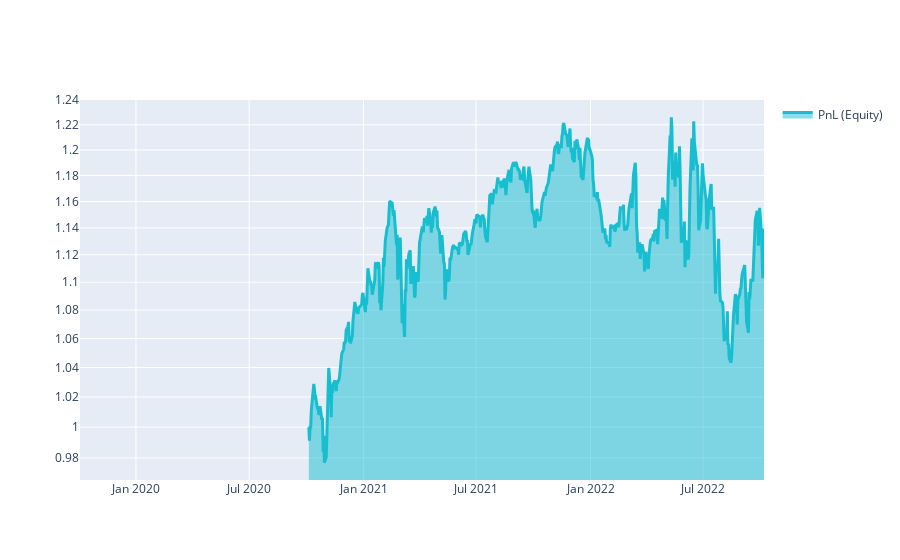

Notebook code for this chart:
### Markdown cell above
# Q18 Quick Start

This template shows you the basic steps for taking part to the **Q18 NASDAQ-100 Stock Long-Short contest**.

### Code cell
import xarray as xr

import qnt.ta as qnta
import qnt.data as qndata
import qnt.output as qnout
import qnt.stats as qns

data = qndata.stocks.load_ndx_data(min_date="2019-10-03")

close     = data.sel(field="close")
is_liquid = data.sel(field="is_liquid")
sma_slow  = qnta.sma(close, 250)
sma_fast  = qnta.sma(close, 20)
weights   = xr.where(sma_slow < sma_fast, 1, -1)
weights   = weights * is_liquid

weights = qnout.clean(weights, data, "stocks_nasdaq100")

# calc stats
stats = qns.calc_stat(data, weights.sel(time=slice("2020-10-03", None)))
display(stats.to_pandas().tail())

# graph
performance = stats.to_pandas()["equity"]
import qnt.graph as qngraph

qngraph.make_plot_filled(performance.index, performance, name="PnL (Equity)", type="log")

### Figure 1 — Plotly figure (JSON) as saved in the notebook; plotly's stock layout.template omitted (floating-point values rounded to 4 significant figures; data arrays with more than 128 entries replaced by an {"elided": "..."} marker saying what was removed)
{"data": [{"fill": "tonexty", "line": {"color": "#17BECF", "width": 3}, "name": "PnL (Equity)", "type": "scatter", "x": {"elided": "760 str values"}, "y": {"elided": "760 float values"}}], "layout": {"showlegend": true, "yaxis": {"range": [-0.0151, 0.09343], "type": "log"}}}
